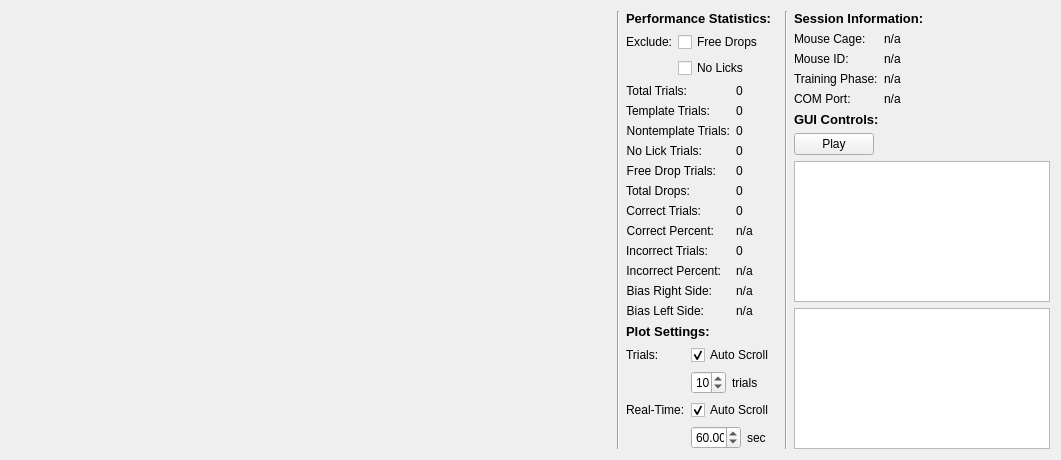
<?xml version="1.0" encoding="UTF-8"?>
<ui version="4.0">
 <class>taskMain</class>
 <widget class="QWidget" name="taskMain">
  <property name="geometry">
   <rect>
    <x>0</x>
    <y>0</y>
    <width>1061</width>
    <height>455</height>
   </rect>
  </property>
  <property name="sizePolicy">
   <sizepolicy hsizetype="Fixed" vsizetype="Preferred">
    <horstretch>0</horstretch>
    <verstretch>0</verstretch>
   </sizepolicy>
  </property>
  <property name="windowTitle">
   <string>Form</string>
  </property>
  <layout class="QGridLayout" name="gridLayout">
   <item row="0" column="1">
    <widget class="Line" name="line1">
     <property name="orientation">
      <enum>Qt::Vertical</enum>
     </property>
    </widget>
   </item>
   <item row="0" column="3">
    <widget class="Line" name="line2">
     <property name="orientation">
      <enum>Qt::Vertical</enum>
     </property>
    </widget>
   </item>
   <item row="0" column="0">
    <widget class="QWidget" name="plotsWidget" native="true">
     <property name="sizePolicy">
      <sizepolicy hsizetype="Maximum" vsizetype="Preferred">
       <horstretch>0</horstretch>
       <verstretch>0</verstretch>
      </sizepolicy>
     </property>
     <property name="minimumSize">
      <size>
       <width>600</width>
       <height>0</height>
      </size>
     </property>
    </widget>
   </item>
   <item row="0" column="4">
    <layout class="QFormLayout" name="rightFormLayout">
     <item row="0" column="0" colspan="2">
      <widget class="QLabel" name="sessionInformationLabel">
       <property name="font">
        <font>
         <pointsize>10</pointsize>
         <weight>75</weight>
         <bold>true</bold>
        </font>
       </property>
       <property name="text">
        <string>Session Information:</string>
       </property>
      </widget>
     </item>
     <item row="1" column="0">
      <widget class="QLabel" name="mouseCageLabel1">
       <property name="text">
        <string>Mouse Cage:</string>
       </property>
      </widget>
     </item>
     <item row="1" column="1">
      <widget class="QLabel" name="mouseCageLabel2">
       <property name="text">
        <string>n/a</string>
       </property>
      </widget>
     </item>
     <item row="2" column="0">
      <widget class="QLabel" name="mouseIdLabel">
       <property name="text">
        <string>Mouse ID:</string>
       </property>
      </widget>
     </item>
     <item row="2" column="1">
      <widget class="QLabel" name="mouseIdLabel2">
       <property name="text">
        <string>n/a</string>
       </property>
      </widget>
     </item>
     <item row="3" column="0">
      <widget class="QLabel" name="trainingPhaseLabel1">
       <property name="text">
        <string>Training Phase:</string>
       </property>
      </widget>
     </item>
     <item row="3" column="1">
      <widget class="QLabel" name="trainingPhaseLabel2">
       <property name="text">
        <string>n/a</string>
       </property>
      </widget>
     </item>
     <item row="4" column="0">
      <widget class="QLabel" name="comPortLabel1">
       <property name="text">
        <string>COM Port:</string>
       </property>
      </widget>
     </item>
     <item row="4" column="1">
      <widget class="QLabel" name="comPortLabel2">
       <property name="text">
        <string>n/a</string>
       </property>
      </widget>
     </item>
     <item row="5" column="0" colspan="2">
      <widget class="QLabel" name="guiControlsLabel">
       <property name="font">
        <font>
         <pointsize>10</pointsize>
         <weight>75</weight>
         <bold>true</bold>
        </font>
       </property>
       <property name="text">
        <string>GUI Controls:</string>
       </property>
      </widget>
     </item>
     <item row="6" column="0" colspan="2">
      <layout class="QHBoxLayout" name="horizontalLayout">
       <property name="sizeConstraint">
        <enum>QLayout::SetDefaultConstraint</enum>
       </property>
       <item>
        <widget class="QPushButton" name="playButton">
         <property name="sizePolicy">
          <sizepolicy hsizetype="Fixed" vsizetype="Fixed">
           <horstretch>0</horstretch>
           <verstretch>0</verstretch>
          </sizepolicy>
         </property>
         <property name="text">
          <string>Play</string>
         </property>
        </widget>
       </item>
      </layout>
     </item>
     <item row="7" column="0" colspan="2">
      <widget class="QTextBrowser" name="messageTextBrowser">
       <property name="sizePolicy">
        <sizepolicy hsizetype="Minimum" vsizetype="Expanding">
         <horstretch>0</horstretch>
         <verstretch>0</verstretch>
        </sizepolicy>
       </property>
      </widget>
     </item>
     <item row="8" column="0" colspan="2">
      <widget class="QTextBrowser" name="textBrowser">
       <property name="sizePolicy">
        <sizepolicy hsizetype="Minimum" vsizetype="Expanding">
         <horstretch>0</horstretch>
         <verstretch>0</verstretch>
        </sizepolicy>
       </property>
      </widget>
     </item>
    </layout>
   </item>
   <item row="0" column="2">
    <layout class="QFormLayout" name="leftFormLayout">
     <property name="sizeConstraint">
      <enum>QLayout::SetDefaultConstraint</enum>
     </property>
     <item row="0" column="0" colspan="2">
      <widget class="QLabel" name="performanceStatisticsLabel">
       <property name="font">
        <font>
         <pointsize>10</pointsize>
         <weight>75</weight>
         <bold>true</bold>
        </font>
       </property>
       <property name="text">
        <string>Performance Statistics:</string>
       </property>
      </widget>
     </item>
     <item row="1" column="0" colspan="2">
      <layout class="QGridLayout" name="excludeGridLayout">
       <property name="sizeConstraint">
        <enum>QLayout::SetDefaultConstraint</enum>
       </property>
       <item row="0" column="1">
        <widget class="QCheckBox" name="excludeFreeDrops">
         <property name="text">
          <string>Free Drops</string>
         </property>
        </widget>
       </item>
       <item row="0" column="0">
        <widget class="QLabel" name="excludeLabel">
         <property name="sizePolicy">
          <sizepolicy hsizetype="Fixed" vsizetype="Preferred">
           <horstretch>0</horstretch>
           <verstretch>0</verstretch>
          </sizepolicy>
         </property>
         <property name="maximumSize">
          <size>
           <width>16777215</width>
           <height>16777215</height>
          </size>
         </property>
         <property name="text">
          <string>Exclude:</string>
         </property>
        </widget>
       </item>
       <item row="1" column="1">
        <widget class="QCheckBox" name="excludeNoLicks">
         <property name="text">
          <string>No Licks</string>
         </property>
        </widget>
       </item>
      </layout>
     </item>
     <item row="2" column="0">
      <widget class="QLabel" name="toTrLabel">
       <property name="text">
        <string>Total Trials:</string>
       </property>
       <property name="alignment">
        <set>Qt::AlignRight|Qt::AlignTrailing|Qt::AlignVCenter</set>
       </property>
      </widget>
     </item>
     <item row="2" column="1">
      <widget class="QLabel" name="toTrStatLabel">
       <property name="text">
        <string>0</string>
       </property>
      </widget>
     </item>
     <item row="3" column="0">
      <widget class="QLabel" name="teTrLabel">
       <property name="text">
        <string>Template Trials:</string>
       </property>
       <property name="alignment">
        <set>Qt::AlignRight|Qt::AlignTrailing|Qt::AlignVCenter</set>
       </property>
      </widget>
     </item>
     <item row="3" column="1">
      <widget class="QLabel" name="teTrStatLabel">
       <property name="text">
        <string>0</string>
       </property>
      </widget>
     </item>
     <item row="4" column="0">
      <widget class="QLabel" name="noTrLabel">
       <property name="text">
        <string>Nontemplate Trials:</string>
       </property>
       <property name="alignment">
        <set>Qt::AlignRight|Qt::AlignTrailing|Qt::AlignVCenter</set>
       </property>
      </widget>
     </item>
     <item row="4" column="1">
      <widget class="QLabel" name="noTrStatLabel">
       <property name="text">
        <string>0</string>
       </property>
      </widget>
     </item>
     <item row="5" column="0">
      <widget class="QLabel" name="noLiTrLabel">
       <property name="text">
        <string>No Lick Trials:</string>
       </property>
       <property name="alignment">
        <set>Qt::AlignRight|Qt::AlignTrailing|Qt::AlignVCenter</set>
       </property>
      </widget>
     </item>
     <item row="5" column="1">
      <widget class="QLabel" name="noLiTrStatLabel">
       <property name="text">
        <string>0</string>
       </property>
      </widget>
     </item>
     <item row="6" column="0">
      <widget class="QLabel" name="frDrTrLabel">
       <property name="text">
        <string>Free Drop Trials:</string>
       </property>
       <property name="alignment">
        <set>Qt::AlignRight|Qt::AlignTrailing|Qt::AlignVCenter</set>
       </property>
      </widget>
     </item>
     <item row="6" column="1">
      <widget class="QLabel" name="frDrTrStatLabel">
       <property name="text">
        <string>0</string>
       </property>
      </widget>
     </item>
     <item row="7" column="0">
      <widget class="QLabel" name="label">
       <property name="text">
        <string>Total Drops:</string>
       </property>
      </widget>
     </item>
     <item row="7" column="1">
      <widget class="QLabel" name="toDrStatLabel">
       <property name="text">
        <string>0</string>
       </property>
      </widget>
     </item>
     <item row="8" column="0">
      <widget class="QLabel" name="coTrLabel">
       <property name="text">
        <string>Correct Trials:</string>
       </property>
       <property name="alignment">
        <set>Qt::AlignRight|Qt::AlignTrailing|Qt::AlignVCenter</set>
       </property>
      </widget>
     </item>
     <item row="8" column="1">
      <widget class="QLabel" name="coTrStatLabel">
       <property name="text">
        <string>0</string>
       </property>
      </widget>
     </item>
     <item row="9" column="0">
      <widget class="QLabel" name="coFrLabel">
       <property name="text">
        <string>Correct Percent:</string>
       </property>
       <property name="alignment">
        <set>Qt::AlignRight|Qt::AlignTrailing|Qt::AlignVCenter</set>
       </property>
      </widget>
     </item>
     <item row="9" column="1">
      <widget class="QLabel" name="coPeStatLabel">
       <property name="text">
        <string>n/a</string>
       </property>
      </widget>
     </item>
     <item row="10" column="0">
      <widget class="QLabel" name="inTrLabel">
       <property name="text">
        <string>Incorrect Trials:</string>
       </property>
       <property name="alignment">
        <set>Qt::AlignRight|Qt::AlignTrailing|Qt::AlignVCenter</set>
       </property>
      </widget>
     </item>
     <item row="10" column="1">
      <widget class="QLabel" name="inTrStatLabel">
       <property name="text">
        <string>0</string>
       </property>
      </widget>
     </item>
     <item row="11" column="0">
      <widget class="QLabel" name="inTrFrLabel">
       <property name="text">
        <string>Incorrect Percent:</string>
       </property>
       <property name="alignment">
        <set>Qt::AlignRight|Qt::AlignTrailing|Qt::AlignVCenter</set>
       </property>
      </widget>
     </item>
     <item row="11" column="1">
      <widget class="QLabel" name="inPeStatLabel">
       <property name="text">
        <string>n/a</string>
       </property>
      </widget>
     </item>
     <item row="12" column="0">
      <widget class="QLabel" name="biRiSiLabel">
       <property name="text">
        <string>Bias Right Side:</string>
       </property>
       <property name="alignment">
        <set>Qt::AlignRight|Qt::AlignTrailing|Qt::AlignVCenter</set>
       </property>
      </widget>
     </item>
     <item row="12" column="1">
      <widget class="QLabel" name="biRiSiStatLabel">
       <property name="text">
        <string>n/a</string>
       </property>
      </widget>
     </item>
     <item row="13" column="0">
      <widget class="QLabel" name="biLeSiLabel">
       <property name="text">
        <string>Bias Left Side:</string>
       </property>
       <property name="alignment">
        <set>Qt::AlignRight|Qt::AlignTrailing|Qt::AlignVCenter</set>
       </property>
      </widget>
     </item>
     <item row="13" column="1">
      <widget class="QLabel" name="biLeSiStatLabel">
       <property name="text">
        <string>n/a</string>
       </property>
      </widget>
     </item>
     <item row="14" column="0" colspan="2">
      <widget class="QLabel" name="plotSettingsLabel">
       <property name="font">
        <font>
         <pointsize>10</pointsize>
         <weight>75</weight>
         <bold>true</bold>
        </font>
       </property>
       <property name="text">
        <string>Plot Settings:</string>
       </property>
      </widget>
     </item>
     <item row="15" column="0" colspan="2">
      <layout class="QGridLayout" name="plotGridLayout">
       <property name="sizeConstraint">
        <enum>QLayout::SetDefaultConstraint</enum>
       </property>
       <item row="1" column="1">
        <layout class="QHBoxLayout" name="perfAutoScrollHorizontalLayout">
         <item>
          <widget class="QSpinBox" name="trialsSpinBox">
           <property name="sizePolicy">
            <sizepolicy hsizetype="Preferred" vsizetype="Preferred">
             <horstretch>0</horstretch>
             <verstretch>0</verstretch>
            </sizepolicy>
           </property>
           <property name="maximumSize">
            <size>
             <width>35</width>
             <height>16777215</height>
            </size>
           </property>
           <property name="minimum">
            <number>4</number>
           </property>
           <property name="maximum">
            <number>999</number>
           </property>
           <property name="singleStep">
            <number>2</number>
           </property>
           <property name="value">
            <number>10</number>
           </property>
          </widget>
         </item>
         <item>
          <widget class="QLabel" name="trialsLabel">
           <property name="text">
            <string>trials</string>
           </property>
          </widget>
         </item>
        </layout>
       </item>
       <item row="0" column="1">
        <widget class="QCheckBox" name="performanceCheckBox">
         <property name="sizePolicy">
          <sizepolicy hsizetype="Preferred" vsizetype="Fixed">
           <horstretch>0</horstretch>
           <verstretch>0</verstretch>
          </sizepolicy>
         </property>
         <property name="text">
          <string>Auto Scroll</string>
         </property>
         <property name="checkable">
          <bool>true</bool>
         </property>
         <property name="checked">
          <bool>true</bool>
         </property>
        </widget>
       </item>
       <item row="0" column="0">
        <widget class="QLabel" name="performanceLabel">
         <property name="sizePolicy">
          <sizepolicy hsizetype="Fixed" vsizetype="Preferred">
           <horstretch>0</horstretch>
           <verstretch>0</verstretch>
          </sizepolicy>
         </property>
         <property name="text">
          <string>Trials:</string>
         </property>
        </widget>
       </item>
       <item row="3" column="1">
        <layout class="QHBoxLayout" name="licksAutoScrollHorizontalLayout">
         <item>
          <widget class="QDoubleSpinBox" name="secDoubleSpinBox">
           <property name="sizePolicy">
            <sizepolicy hsizetype="Preferred" vsizetype="Preferred">
             <horstretch>0</horstretch>
             <verstretch>0</verstretch>
            </sizepolicy>
           </property>
           <property name="maximumSize">
            <size>
             <width>50</width>
             <height>16777215</height>
            </size>
           </property>
           <property name="minimum">
            <double>2.000000000000000</double>
           </property>
           <property name="maximum">
            <double>3600.000000000000000</double>
           </property>
           <property name="singleStep">
            <double>2.000000000000000</double>
           </property>
           <property name="value">
            <double>60.000000000000000</double>
           </property>
          </widget>
         </item>
         <item>
          <widget class="QLabel" name="secLabel">
           <property name="text">
            <string>sec</string>
           </property>
          </widget>
         </item>
        </layout>
       </item>
       <item row="2" column="1">
        <widget class="QCheckBox" name="realTimeCheckBox">
         <property name="sizePolicy">
          <sizepolicy hsizetype="Preferred" vsizetype="Fixed">
           <horstretch>0</horstretch>
           <verstretch>0</verstretch>
          </sizepolicy>
         </property>
         <property name="text">
          <string>Auto Scroll</string>
         </property>
         <property name="checked">
          <bool>true</bool>
         </property>
        </widget>
       </item>
       <item row="2" column="0">
        <widget class="QLabel" name="licksLabel">
         <property name="sizePolicy">
          <sizepolicy hsizetype="Fixed" vsizetype="Preferred">
           <horstretch>0</horstretch>
           <verstretch>0</verstretch>
          </sizepolicy>
         </property>
         <property name="text">
          <string>Real-Time:</string>
         </property>
        </widget>
       </item>
      </layout>
     </item>
    </layout>
   </item>
  </layout>
 </widget>
 <resources/>
 <connections/>
</ui>
